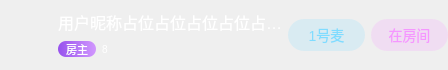
<?xml version="1.0" encoding="UTF-8"?>
<ui version="4.0">
 <class>OnlineItem</class>
 <widget class="QDialog" name="OnlineItem">
  <property name="geometry">
   <rect>
    <x>0</x>
    <y>0</y>
    <width>397</width>
    <height>70</height>
   </rect>
  </property>
  <property name="windowTitle">
   <string>Dialog</string>
  </property>
  <layout class="QHBoxLayout" name="horizontalLayout">
   <property name="leftMargin">
    <number>5</number>
   </property>
   <property name="rightMargin">
    <number>0</number>
   </property>
   <item>
    <widget class="QLabel" name="image">
     <property name="minimumSize">
      <size>
       <width>47</width>
       <height>46</height>
      </size>
     </property>
     <property name="maximumSize">
      <size>
       <width>47</width>
       <height>46</height>
      </size>
     </property>
     <property name="text">
      <string/>
     </property>
    </widget>
   </item>
   <item>
    <layout class="QVBoxLayout" name="verticalLayout">
     <item>
      <widget class="QLabel" name="nameLab">
       <property name="minimumSize">
        <size>
         <width>0</width>
         <height>22</height>
        </size>
       </property>
       <property name="styleSheet">
        <string notr="true">font-family: &quot;微软雅黑&quot;;
font-weight: 400;
font-size: 16px;
color: #FFFFFF;
line-height: 22px;
font-style: normal;</string>
       </property>
       <property name="text">
        <string>用户昵称占位占位占位占位占…</string>
       </property>
      </widget>
     </item>
     <item>
      <layout class="QHBoxLayout" name="horizontalLayout_2">
       <item>
        <widget class="QLabel" name="room_lab">
         <property name="minimumSize">
          <size>
           <width>38</width>
           <height>16</height>
          </size>
         </property>
         <property name="maximumSize">
          <size>
           <width>38</width>
           <height>16</height>
          </size>
         </property>
         <property name="styleSheet">
          <string notr="true">background: qlineargradient(x1:1, y1:0, x2:0, y2:0, stop:0 #D197FE, stop:1 #9752ED);
border-radius: 8px;


font-family: &quot;微软雅黑&quot;;
font-weight: 400;
font-size: 11px;
color: #FFFFFF;
line-height: 16px;
font-style: normal;</string>
         </property>
         <property name="text">
          <string>房主</string>
         </property>
         <property name="alignment">
          <set>Qt::AlignCenter</set>
         </property>
        </widget>
       </item>
       <item>
        <widget class="QLabel" name="user_lab">
         <property name="minimumSize">
          <size>
           <width>36</width>
           <height>16</height>
          </size>
         </property>
         <property name="maximumSize">
          <size>
           <width>36</width>
           <height>16</height>
          </size>
         </property>
         <property name="styleSheet">
          <string notr="true">font-family: &quot;微软雅黑&quot;;
font-weight: 400;
font-size: 10px;
color: #FFFFFF;
text-align: right;
font-style: normal;</string>
         </property>
         <property name="text">
          <string>8</string>
         </property>
        </widget>
       </item>
       <item>
        <spacer name="horizontalSpacer">
         <property name="orientation">
          <enum>Qt::Horizontal</enum>
         </property>
         <property name="sizeHint" stdset="0">
          <size>
           <width>40</width>
           <height>20</height>
          </size>
         </property>
        </spacer>
       </item>
      </layout>
     </item>
    </layout>
   </item>
   <item>
    <widget class="QPushButton" name="user_btn">
     <property name="minimumSize">
      <size>
       <width>77</width>
       <height>32</height>
      </size>
     </property>
     <property name="maximumSize">
      <size>
       <width>77</width>
       <height>32</height>
      </size>
     </property>
     <property name="styleSheet">
      <string notr="true">background: rgba(128,220,255,0.2);
border-radius: 16px;

font-family: &quot;微软雅黑&quot;;
font-weight: 400;
font-size: 14px;
color: #80DCFF;
line-height: 20px;
font-style: normal;</string>
     </property>
     <property name="text">
      <string>1号麦</string>
     </property>
     <property name="icon">
      <iconset resource="../res.qrc">
       <normaloff>:/images/live_mic_number.png</normaloff>:/images/live_mic_number.png</iconset>
     </property>
     <property name="iconSize">
      <size>
       <width>16</width>
       <height>17</height>
      </size>
     </property>
    </widget>
   </item>
   <item>
    <widget class="QPushButton" name="room_btn">
     <property name="minimumSize">
      <size>
       <width>77</width>
       <height>32</height>
      </size>
     </property>
     <property name="maximumSize">
      <size>
       <width>77</width>
       <height>32</height>
      </size>
     </property>
     <property name="styleSheet">
      <string notr="true">background: rgba(245,151,255,0.2);
border-radius: 16px;
font-family: &quot;微软雅黑&quot;;
font-weight: 400;
font-size: 14px;
color: #F597FF;
line-height: 20px;
font-style: normal;</string>
     </property>
     <property name="text">
      <string>在房间</string>
     </property>
     <property name="icon">
      <iconset resource="../res.qrc">
       <normaloff>:/images/live_inRoom.png</normaloff>:/images/live_inRoom.png</iconset>
     </property>
     <property name="iconSize">
      <size>
       <width>16</width>
       <height>17</height>
      </size>
     </property>
    </widget>
   </item>
  </layout>
 </widget>
 <resources>
  <include location="../res.qrc"/>
 </resources>
 <connections/>
</ui>
